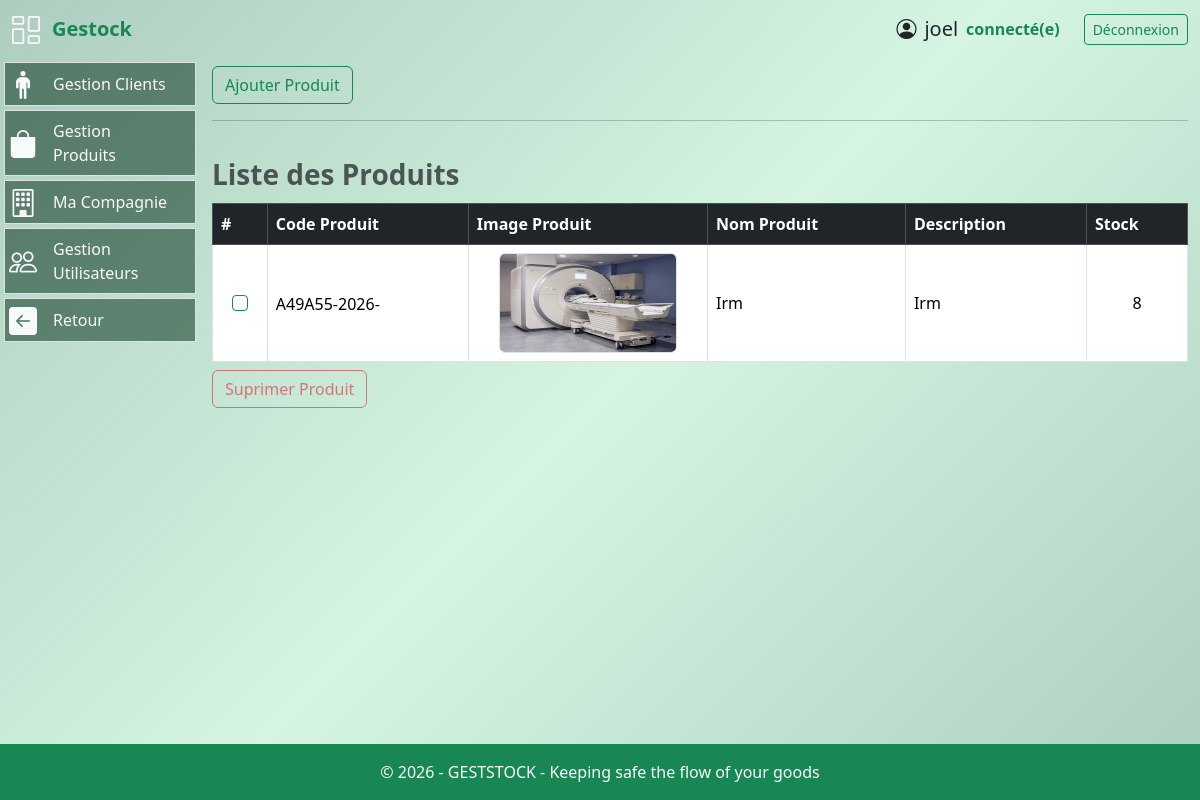
Screenshot of /gestion_materiel/produit (signed in) with the database file from the repository.
### models.py (models this page shows, shortened)
class User(UserMixin, db.Model):
  id = db.Column(db.Integer, primary_key=True)
  username = db.Column(db.String(64), index=True, nullable=False)
  email = db.Column(db.String(120), unique=True, nullable=False)
  password_hash = db.Column(db.String(256))
  role = db.Column(db.String(20), nullable=False, default='operateur')
  joined_at = db.Column(db.DateTime(), default = datetime.now(timezone.utc), index = True)
  must_change_password = db.Column(db.Boolean, default=False)
  __table_args__ = (
      db.UniqueConstraint('email', name='uq_user_email'),
  )

class Produit(db.Model):
  id = db.Column(db.Integer, primary_key=True)
  nom_produit = db.Column(db.String(128), nullable=False,index=True)
  code_produit = db.Column(db.String(256), nullable=False, unique=True)
  description = db.Column(db.String(256), nullable=False)
  image = db.Column(db.String(255), nullable=True)
  stock = db.Column(db.Integer, default=0)

### routes.py (the view, shortened to what this page needs)
@app.route('/gestion_materiel/produit', methods=['GET', 'POST'])
@login_required
def produit():
    form = ProduitForm(csrf_enabled=False)
    produits = Produit.query.order_by(Produit.nom_produit).all()
    return render_template('produit.html', form=form, produits=produits)

### forms.py
class ProduitForm(FlaskForm):
    image = FileField(
            "Image du produit",
            validators=[
                FileAllowed(
                    ['jpg', 'jpeg', 'png', 'webp'],
                    'Images uniquement (jpg, jpeg, png, webp)'
                )
            ]
        )
    description = TextAreaField(
            "Description",
            validators=[DataRequired()]
        )
    nom_produit = StringField('Nom produit', validators=[DataRequired()])
    stock = IntegerField(
        "Stock initial",
        default=0,
        validators=[
            NumberRange(min=0)
        ]
    )
    submit = SubmitField('Enregistrer')

### routes.py (called while the page is built)
@app.after_request
def disable_cache(response):
    response.headers["Cache-Control"] = "no-store, no-cache, must-revalidate, private"
    response.headers["Pragma"] = "no-cache"
    response.headers["Expires"] = "0"
    return response

@login_manager.user_loader
def load_user(user_id):
    return User.query.get(int(user_id))

@app.context_processor
def utility_processor():
    def is_active(endpoint):
        return request.endpoint == endpoint
    return dict(is_active=is_active)

### templates/produit.html (shortened to what this page needs)
{% extends "base.html" %}
{% block content %}
<div class="py-2">
<div class="row">
    <div class="col">
        <a class="btn btn-outline-success" data-bs-toggle="modal"
        data-bs-target="#addproduitmodal">Ajouter Produit</a>
    </div>
</div>
<hr>
{% if produits %}
      <form action="{{ url_for('delete_produits') }}" method="post">
    <div class="table-responsive" style="max-height: 330px; overflow-y: auto;">
          <table class="table w-100 caption-top table-bordered px-1 align-middle
                table-responsive my-2">
            <caption class="fs-3 fw-semibold">
              Liste des Produits
          </caption>
        <thead class="table-dark sticky-top">
          <tr>
            <th scope="col">#</th>
            <th scope="col">Code Produit</th>
            <th scope="col">Image Produit</th>
            <th scope="col">Nom Produit</th>
            <th scope="col">Description</th>
            <th scope="col">Stock</th>
          </tr>
        </thead>
        <tbody>
          {% for produit in produits %}
          <tr class="produit-row"
              data-id="{{ produit.id }}"
              data-nom="{{ produit.nom_produit }}"
              data-description="{{ produit.description }}"
              data-stock="{{ produit.stock }}"
              style="cursor:pointer">
            <td class="text-center align-middle">
              <input class="form-check-input border-success produit-checkbox"
              name="produit_ids"
              type="checkbox" value="{{produit.id}}">
            </td>
            <td>
              <span class="align-middle">{{produit.code_produit}}</span>
            </td>
            <td class="text-center">
              {% if produit.image %}
              <img src="{{ url_for('static', filename='images/' ~ produit.image) }}"
                  width="80%"
                  height="100"
                  class="rounded border">
            {% else %}
              <span class="text-muted">—</span>
            {% endif %}
          </td>
            <td class="align-middle">
              <span>{{produit.nom_produit.capitalize()}}</span>
            </td>
            <td class="align-start">
              <span>{{produit.description.capitalize()}}</span>
            </td>
            <td class="text-center align-middle">
              <span>{{produit.stock}}</span>
            </td>
          </tr>
          {% endfor %}
        </tbody>
      </table>
    </div>
    <button type="submit" class="btn btn-outline-danger"
      onclick="return confirm('Voulez-vous supprimer ce ou ces produits ?')">Suprimer Produit
    </button>
    </form>
</div>
{% else %}
<div class="alert alert-warning text-center">
        Aucun Produit enregistré pour le moment.
    </div>
{% endif %}
</div>
{% endblock %}

### templates/base.html (shortened to what this page needs)
<!DOCTYPE html>
<html lang="fr">
<head>
    <link rel="stylesheet" href="/static/style/styles.css">
    <link rel="stylesheet" href="{{ url_for('static', filename='css/bootstrap.min.css') }}">
    <link rel="stylesheet" href="{{ url_for('static', filename='style/styles.css') }}">
    <link rel="stylesheet" href="https://cdn.jsdelivr.net/npm/bootstrap-icons@1.11.3/font/bootstrap-icons.css">
</head>
<body class="d-flex flex-column min-vh-100 bg-gradient-success">
    <header class="container-fluid py-2">
        <div class="row align-items-between">
            <div class="col-2 gap-2 d-flex align-items-center">
                    <i class="bi bi-columns-gap text-light fs-3"></i>
                <span class="fs-5 px-1 fw-semibold text-success">
                    Gestock
                </span>
            </div>
            <div class="col-10 d-flex gap-4 justify-content-end align-items-center">
                {% if current_user.is_authenticated %}
                    <div class="d-flex justify-content-end align-items-center ">
                        <span class="fs-5 d-flex justify-content-end mx-2 align-items-center">
                            <i class="bi bi-person-circle fs-5 mx-2"></i>
                            {{ current_user.username }}
                        </span>
                        <span class="fs-6 fw-semibold text-success">connecté(e)</span>
                    </div>
                    <div>
                        <a href="{{ url_for('logout') }}" class="btn btn-sm btn-outline-success">
                            Déconnexion
                        </a>
                    </div>
                {% endif %}
            </div>
        </div>
    </header>
    <main class="container-fluid flex-fill">
            <div class="row">
                {% if current_user.is_authenticated %}
                {% if request.path.startswith('/gestion_materiel') %}
                <nav class="col-3 col-md-2 p-1">
                            {% set active_pages = ['paiement', 'produit', 'client', 'dashboard', 'transaction', 'facture', 'stock', 'user'] %}
                        <ul class="nav flex-column gap-1">
                            {% if current_user.role in ["admin","operateur"] %}
                            <li class="nav-item  px-1  {{ 'active bg-nav2' if is_active('gestion_materiel/client') else '' }}
                                bg-nav-hover bg-nav border d-flex flex-fill justify-content-start align-items-center">
                                <i class="bi bi-person-standing text-light fs-3"></i>
                                <a class="nav-link active text-light" href="{{ url_for('client') }}">Gestion Clients</a>
                            </li>
                            <li class="{{ 'active bg-nav2' if is_active('gestion_materiel/add_produit') else '' }} nav-item bg-nav-hover bg-nav px-1 border d-flex flex-fill justify-content-start align-items-center">
                                <i class="bi bi-bag-fill text-light fs-3"></i>
                                <a class="nav-link text-light" href="{{url_for('produit')}}">Gestion Produits</a>
                            </li>
                            {% endif %}
                            {% if current_user.role == "admin" %}
                            <li class="{{ 'bg-nav2' if is_active('gestion_materiel/compagnie') else '' }} nav-item bg-nav-hover bg-nav px-1 border d-flex flex-fill justify-content-start align-items-center">
                                <i class="bi bi-building fs-3 text-light"></i>
                                <a class="nav-link text-light" href="{{url_for('compagnie')}}">Ma Compagnie</a>
                            </li>
                            <li class="{{ 'bg-nav2' if is_active('gestion_materiel/user') else '' }} nav-item bg-nav-hover bg-nav px-1 border d-flex flex-fill justify-content-start align-items-center">
                                <i class="bi bi-people fs-3 text-light"></i>
                                <a class="nav-link text-light" href="{{url_for('user')}}">Gestion Utilisateurs</a>
                            </li>
                            {% endif %}
                            {% if current_user.role in ["admin","operateur"] %}
                            <li class="nav-item bg-nav-hover bg-nav px-1 border d-flex flex-fill justify-content-start align-items-center">
                                <i class="bi bi-arrow-left-square-fill text-light fs-3"></i>
                                <a class="nav-link text-light" href="{{url_for('dashboard')}}">Retour</a>
                            </li>
                            {% endif %}
                        </ul>
                    </nav>
                    {% endif %}
                 {% endif %}
                  <section class="{% if current_user.is_authenticated %}col-9 col-md-10{% else %}col-12{% endif %}">
                     {% block content %}{% endblock %}
    </main>
    <footer class="bg-success text-light text-center py-3 mt-auto">
        <p class="mb-0">© 2026 - GESTSTOCK - Keeping safe the flow of your goods </p>
    </footer>
</body>
</html>

### static/style/styles.css (style rules this page uses)
body,html { height: 100%; }
.bg-gradient-success { background: linear-gradient(135deg, #adcdbf, #d5f5e2, #adcdbf); }
.bg-nav { background-color: #113a248f; }

### rows the page displays
User: username "joel"
Produit: code_produit "A49A55-2026-", image (picture), nom_produit "Irm", description "Irm", stock "8"
